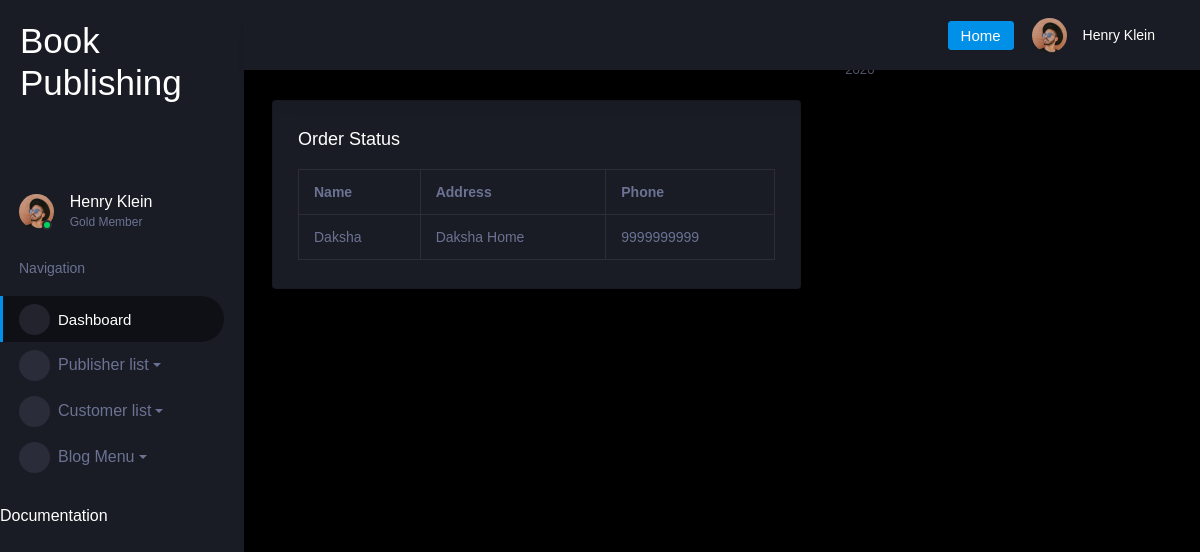
Page /view1/ on the committed database.
### new_app/models.py (models this page shows)
class Customer(models.Model):
    user=models.ForeignKey('Register',on_delete=models.CASCADE)
    name = models.CharField(max_length=50)
    phone=models.CharField(max_length=12)
    address = models.TextField()

### new_app/views.py (the view)
# urls.py: path('view1/', views.view1, name='view1'),
def view1(request):
    data =  Customer.objects.all()
    return render(request, "view_customer.html", {"data": data})

### templates/view_customer.html
{% extends "admin.html" %}
{% block content %}
<table class="table table-bordered">
    <tr>
        <th>Name</th>
        <th>Address</th>
        <th>Phone</th>
    </tr>
    {% for x in data %}
    <tr>
        <td>{{ x.name }}</td>
        <td>{{ x.address }}</td>
        <td>{{ x.phone }}</td>
    </tr>
    {% endfor %}
</table>
         {% endblock %}

### rows in the picture
Customer: name "Daksha", address "Daksha Home", phone "9999999999"
